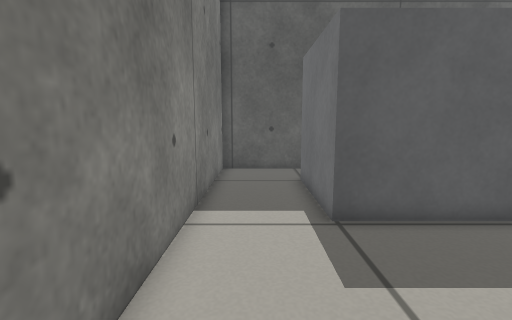
view 1 (above)

14 first-person views from a walk through a world built for the Gazebo simulator. The camera is 0.5 m above the floor, tilts 8° down and sees 85° across. The floor is counted in squares, 0.2 m on a side. Each view is taken from the middle of a square. On the plan, view 1 faces up. The plan holds only what a view shows up to about 18 squares ahead; the rest is blank.

view 2
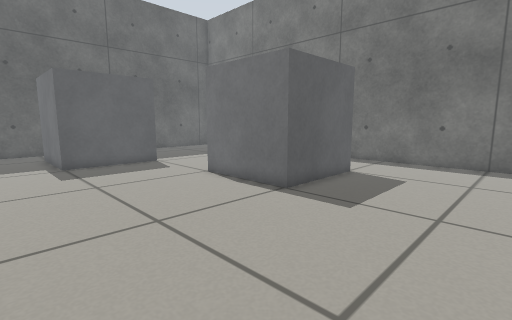

view 3
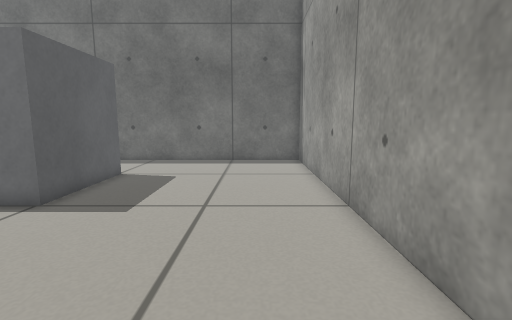

view 4
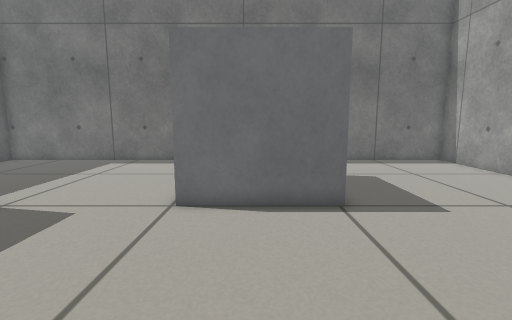

view 5
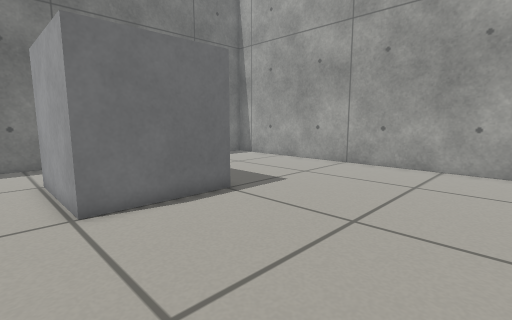

view 6
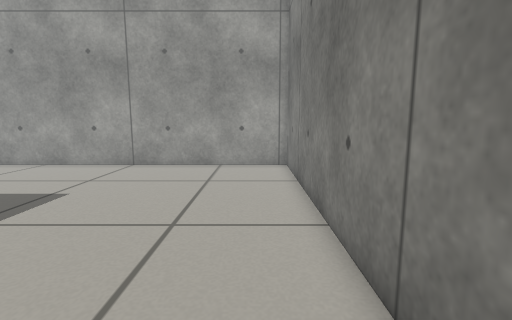

view 7
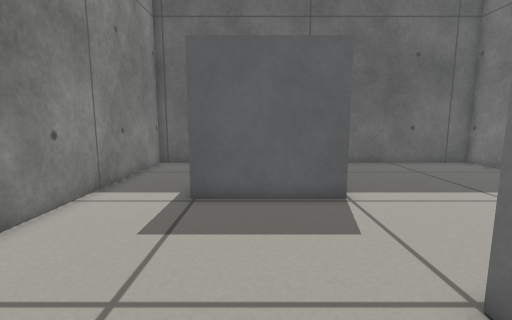

view 8
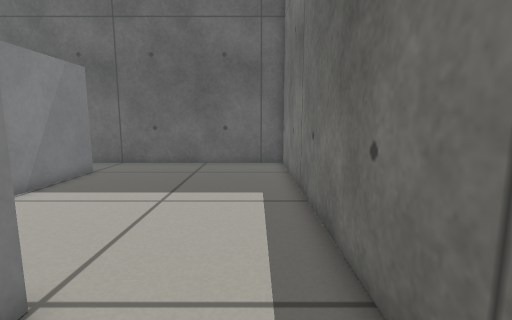

view 9
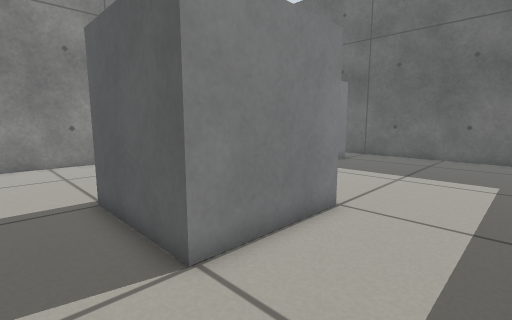

view 10
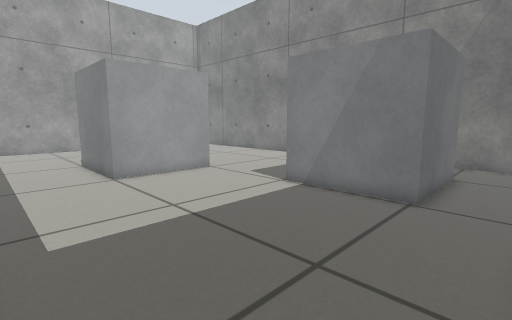

view 11
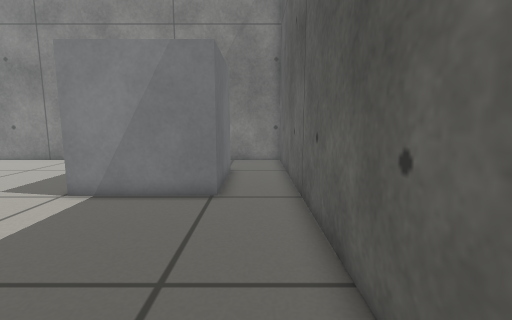

view 12
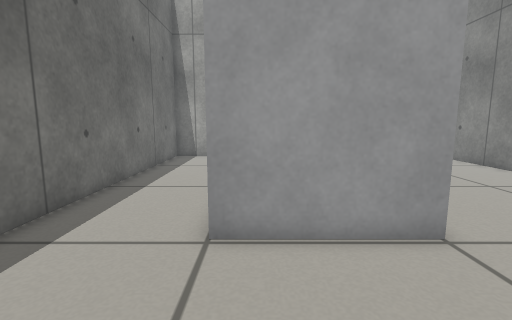

view 13
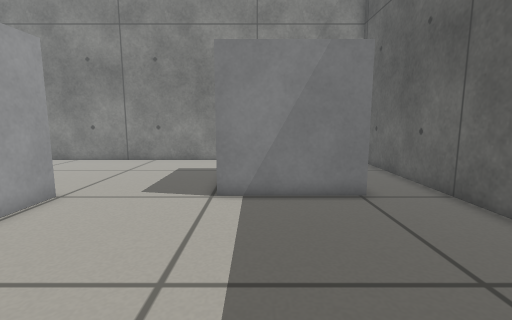

view 14
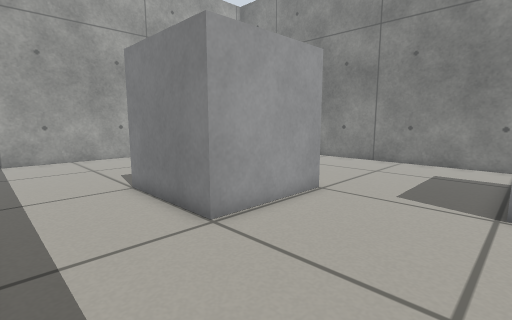

### Floor plan
Key: @ floor where view 1 was taken; # wall or solid block; . floor; B grey box.
Columns run from 2 left of view 1 to 17 right of it. Each row starts with its distance up from view 1.
 15 ####################
 14 #..................#
 13 #..................#
 12 #...BBBBB..........#
 11 #...B    B.........#
 10 #...B    B.........#
  9 #...B    B.........#
  8 #...B    B.........#
  7 #...BBBBBB.........#
  6 #..................#
  5 #..................#
  4 #..................#
  3 #..................#
  2 #..................#
  1 #........BBBBBB....#
  0 #.@......B    B....#
 -1 #........B    B....#
 -2 #........B    B....#
 -3 #........BBBBBB....#
 -4 #..................#
 -5 #..................#
 -6 #..................#
 -7 #..................#
 -8 #..................#
 -9 #..................#
-10 #..................#
-11 #..................#
-12 #..................#
-13 ####################

Positions as (right, up) in squares from view 1, and headings:
1: (0, 0), facing up
2: (-1, -10), facing up-right
3: (-1, -10), facing right
4: (-1, -1), facing right
5: (-1, 3), facing down-right
6: (0, 3), facing down
7: (4, -2), facing up
8: (15, -2), facing up
9: (16, -6), facing up-left
10: (16, 14), facing down-left
11: (16, 13), facing left
12: (11, 7), facing down
13: (16, 8), facing left
14: (16, 7), facing down-left
